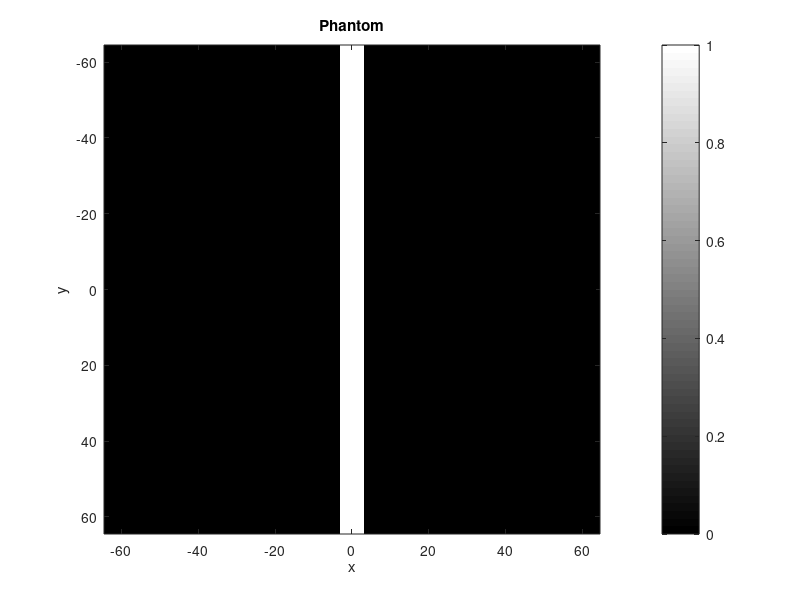
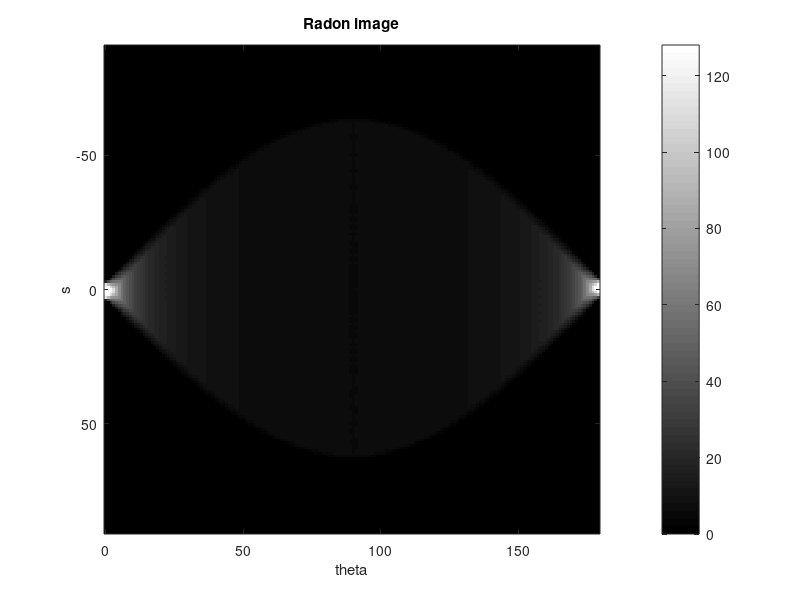
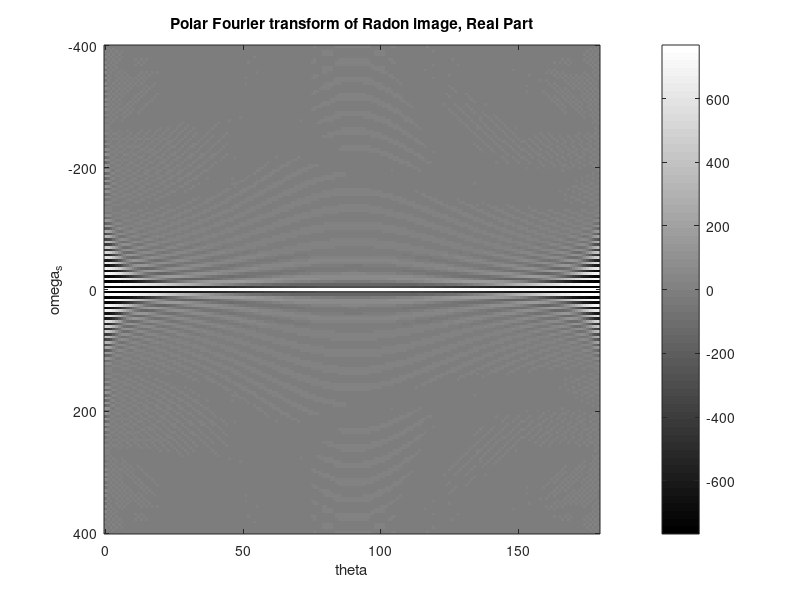
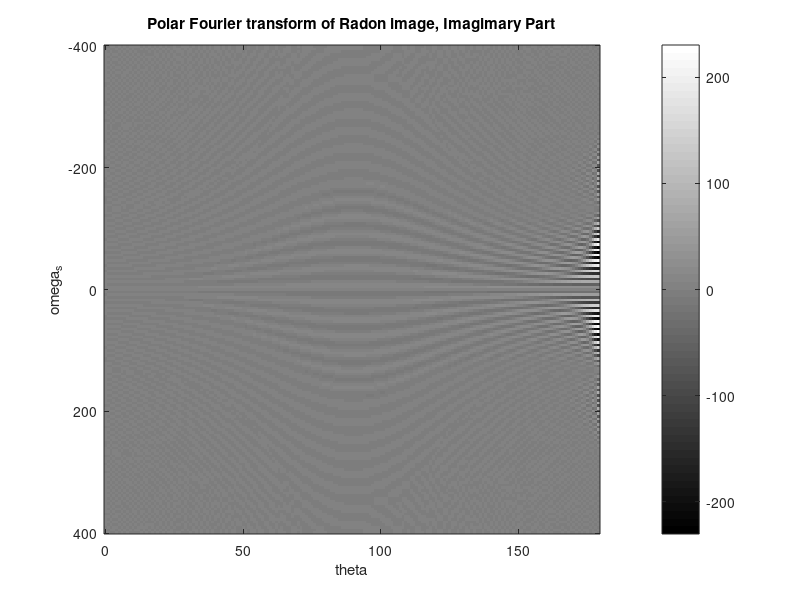

MATLAB code to generate these figures, in order:
%% Debug flag: print out everything when DEBUG==1
DEBUG=1;

%% Signal to noise ratio
%SNR=0.1;

%% Size of phantom and reconstructed image
% N is the number of rows and columns in P, which is 256 respectively
N=128;

%% Create Phantom P
%P = phantom('Shepp-Logan',N);

%Modified Shepp-Logan' gives better visual perception than 'Shepp-Logan'
%P = phantom('Modified Shepp-Logan',N);     %Fail-safe version

% a simple 2D delta function which is off-centre
%P = zeros(N);
%P(12,12)=1;

% a stripe
T=6;
P=[zeros(N,(N-T)/2) ones(N,T) zeros(N,(N-T)/2)];

% a square
%T=30;
%P=[zeros(N,(N-T)/2) ones(N,T) zeros(N,(N-T)/2)];
%P=P'.*P; %image of square

% a 45deg straight line
%P=eye(N);

% Determine the range of x and y
x = linspace(-N/2,N/2,N);
y = x;

% Show and save the phantom
figure(1)
imagesc(x,y,P),colormap(gray),colorbar
title('Phantom'),xlabel('x'),ylabel('y')
print -dpng 1_phantom.png

%% Apply radon transformation Rf
theta=linspace(0,179,180);
Rf = radon(P,theta);

% Determine the range of s
s_max=sqrt( max(x)^2 + max(y)^2 );
[s_size theta_size] = size(P);
s = linspace(-s_max,s_max,s_size);

%% Apply noise to the Radon image
%Rf = Rf + SNR * ( rand(s_size,theta_size)*2 - 1 );


%% Show and save Radon image
figure(2)
imagesc(theta,s,Rf),colormap(gray),colorbar
title('Radon image'),xlabel('theta'),ylabel('s')
print -dpng 2_radon.png

%% Polar Fourier transform
FRf = fftshift(fft(Rf),1);         % Apply 1D Fourier transform in each column

% Determine the range of omega
dx=mean(diff(x));
dy=mean(diff(y));
ds=sqrt( dx^2 + dy^2 );
size_omega=size(FRf,1);
omega_max=2*pi/ds*max(s);
omega=linspace(-omega_max,omega_max,size_omega);

%% Show and save the Fourier transform image
figure(3)
imagesc(theta, omega, real(FRf)),colormap(gray),colorbar
xlabel('theta'),ylabel('omega_s')
title('Polar Fourier transform of Radon image, Real Part')
print -dpng 3a_fourier_radon_real.png

figure(4)
imagesc(theta, omega, imag(FRf)),colormap(gray),colorbar
xlabel('theta'),ylabel('omega_s')
title('Polar Fourier transform of Radon image, Imagimary Part')
print -dpng 3b_fourier_radon_imag.png

%% Change from polar to x-y coordinate
FRf_widescreen = horzcat(FRf,FRf,FRf,FRf);       % Increase the range of theta by four times

%% Determine the new range of theta and omega
[size_omega size_theta]=size(FRf_widescreen);
theta_max=max(theta);
omega_widescreen=omega;
theta_widescreen=linspace(-360,180+theta_max,size_theta);
[THETA OMEGA]=meshgrid(theta_widescreen,omega_widescreen);

%% DEBUG: show and save the widescreen image
if(DEBUG)
figure(98)
imagesc(theta_widescreen, omega_widescreen, real(FRf_widescreen)),colormap(gray),colorbar
xlabel('theta'),ylabel('omega_s')
title('Polar Fourier transform of Radon image, Real Part')
print -dpng 3c_fourier_radon_real.png

figure(99)
imagesc(theta_widescreen, omega_widescreen, imag(FRf_widescreen)),colormap(gray),colorbar
xlabel('theta'),ylabel('omega_s')
title('Polar Fourier transform of Radon image, Imagimary Part')
print -dpng 3d_fourier_radon_imag.png
end

% Determine range of the desired xy scale
x = linspace(-N/2,N/2,N);
y = x;
omega_x_max=2*pi/dx*max(x)/sqrt(2);
omega_x = linspace(-omega_x_max,omega_x_max,N);
omega_y = omega_x;
[WX WY]=meshgrid( omega_x , omega_y );
xy_to_theta = atan2(WY,WX).*180./pi;
xy_to_omega = sqrt( WX.^2 + WY.^2 );

F2f = interp2(THETA,OMEGA,FRf_widescreen,xy_to_theta,xy_to_omega,'nearest');
F2f(isnan(F2f))=0;        % set all NaN (Not a Number) error to zero

figure(5)
imagesc(x,y,real(F2f)),colormap(gray),colorbar
xlabel('omega_x'),ylabel('omega_y')
title('polar to x-y cubic interpolation, Real Part')
print -dpng 4a_fourier_xy_real.png

figure(6)
imagesc(x, y, imag(F2f)),colormap(gray),colorbar
xlabel('omega_x'),ylabel('omega_y')
title('polar to x-y cubic interpolation, Imaginary Part')
print -dpng 4b_fourier_xy_imag.png

%% inverse FFT
f = ifft2(fftshift(F2f));

figure(7)
imagesc(x,y,real(f)),colormap(gray),colorbar
xlabel('x'),ylabel('y')
title('Reconstructed Image, Real Part')
print -dpng 5_reconstruct_xy_real.png

figure(8)
imagesc(x,y,imag(f)),colormap(gray),colorbar
xlabel('x'),ylabel('y')
title('Reconstructed Image, Imaginary Part')
print -dpng 5_reconstruct_xy_imag.png
